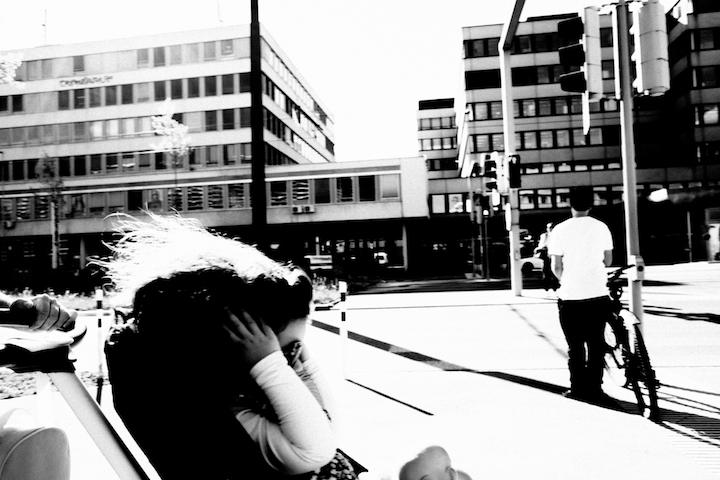
#> input picture img1.jpg, 720 x 480 px; the run also reads 1 picture not shown here
$ python scikitimage_Project.py
#> lines starting #> are read from the running program, lines starting #| are printed output that depends on the picture
"""
    File name: scikitimage_Project.py
    Author: Alex Ragalie - aragalie.com
    Date created:       23 March 2018
    Date last modified: 23 March 2018
    Python Version: 3.6

OBJECTIVE

Use a 5x5 window to scan over the greyscale image, where a pixel value is a float in the range 0 to 1.

The values have to be normalised so that within one window the smallest value is scaled to 0 and the largest to 1.

OUTPUT

Data export to .csv, in a table with 25 columns and 13,824 rows.

"""

import os
import pandas as pd
import matplotlib.pyplot as plt

from skimage.color import rgb2gray
from skimage import io

# Set the working directory
os.chdir("insert_directory_path_here")

# 1- Test that the algorithm works

# Load a 10x10px image
filename = 'img3.jpg'
img_test = io.imread(filename)

# Convert the image to greyscale
img = rgb2gray(img_test)

# 1.1 - Set each alternate pixel to black/white
i = 1
for col in range(10):
    i += 1
    for row in range(10):
        if i % 2 == 0:
            img[row, col] = 0
            i += 1
        else:
            img[row, col] = 1
            i += 1

# Save the test file to disk
plt.imsave('test.png', img, cmap=plt.cm.gray)

# 1.2 - Check the result
plt.imshow(img)

# 1.3 - Scan with the 5x5 window and output to .csv

# Create a list with all the column names
col_names_coordinate = []
i = 0
while i < 5:
    for x in range(5):
        col_names_coordinate.append((i, x))
    i += 1

# Create a DataFrame to hold the output
df = pd.DataFrame(columns=col_names_coordinate)

# Save all pixel values in the DataFrame based on the position of the 5x5 window
df_row_number = 0
for x in range(0, img.shape[0], 5):
    for y in range(0, img.shape[1], 5):
        top_left = (x, y)
        bottom_right = (x + 4, y + 4)
        new_row = []
        for window_h in range(x, x + 5):
            for window_w in range(y, y + 5):
                new_row.append(img[window_h, window_w])
        df.loc[df_row_number] = new_row
        df_row_number += 1
#> after the loop, df_row_number = 4

# Output the Dataframe to csv
df.to_csv('output_test.csv')

# TEST COMPLETE


# 2 - Import an actual 720x480 image and process it; img2.jpg can be used as well

filename = 'img1.jpg'
img_rgb = io.imread(filename)
#> img_rgb is the input picture: shape (480, 720, 3); min 0, max 255, mean 144.3

# Convert the image to greyscale
img = rgb2gray(img_rgb)

# Create a list with all the column names
col_names_coordinate = []
i = 0
while i < 5:
    for x in range(5):
        col_names_coordinate.append((i, x))
    i += 1
#> after the loop, i = 5

# Create a DataFrame to hold the output
df = pd.DataFrame(columns=col_names_coordinate)
#> df = table of 0 rows and 25 columns

# Save all pixel values in the DataFrame based on the position of the 5x5 window
df_row_number = 0
for x in range(0, img.shape[0], 5):
    for y in range(0, img.shape[1], 5):
        top_left = (x, y)
        bottom_right = (x + 4, y + 4)
        new_row = []
        for window_h in range(x, x + 5):
            for window_w in range(y, y + 5):
                new_row.append(img[window_h, window_w])
        df.loc[df_row_number] = new_row
        df_row_number += 1
#> after the loop, df_row_number = 13824

# Output the Dataframe to csv
df.to_csv('output.csv')
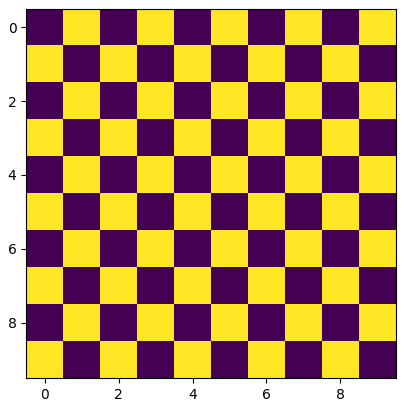
#> figure drawn by matplotlib, 1 panel
